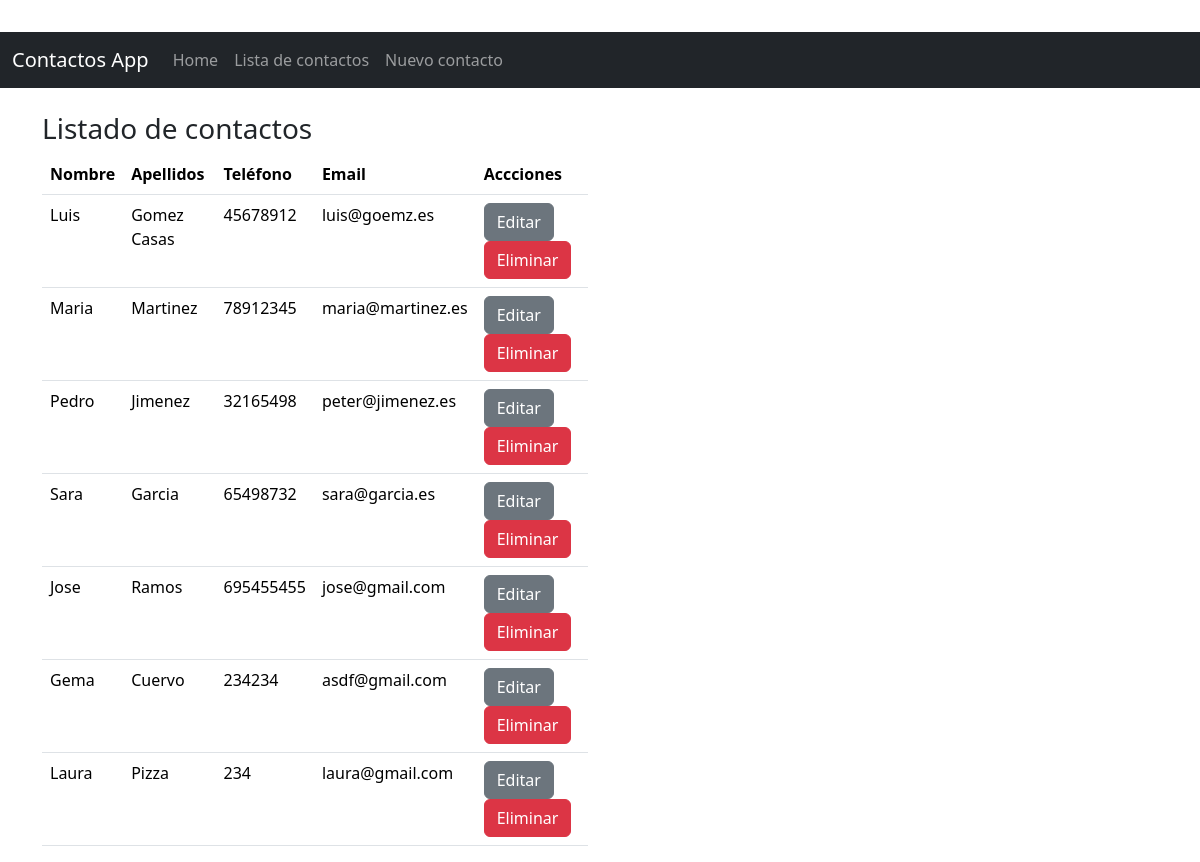
The app's page /listar/ with its own data.
### agenda/models.py (models this page shows, shortened)
class Contacto(models.Model):
    nombre = models.CharField(max_length=50, unique=True)
    apellidos = models.CharField(max_length=50)
    telefono = models.CharField(max_length=9)
    email = models.EmailField()
    direccion = models.TextField(max_length=100)
    localidad = models.CharField(max_length=50)
    class Meta:
        db_table = "contacto"

### agenda/views.py (the view)
# urls.py: path('listar/', view=views.ListaContactosView.as_view(), name='listar_contactos'),
class ListaContactosView(ListView):
    model = Contacto
    template_name = 'listar_contactos.html'
    context_object_name = 'contactos'

### agenda/templates/listar_contactos.html (shortened to what this page needs)
{% extends 'base.html' %}
{% block content %}
    <div class="container">
        <div class="row">
            <div class="col-md-6">
                <br>
                <h3>Listado de contactos</h3>
                <table class="table">
                    <tr>
                        <th>Nombre</th>
                        <th>Apellidos</th>
                        <th>Teléfono</th>
                        <th>Email</th>
                        <th>Accciones</th>
                    </tr>
                        {% for contacto in contactos %}
                            <tr>
                                <td>{{ contacto.nombre }}</td>
                                <td>{{ contacto.apellidos }}</td>
                                <td>{{ contacto.telefono }}</td>
                                <td>{{ contacto.email }}</td>
                                <td><a href="{% url 'editar_contacto' contacto.id %}" class="btn btn-secondary">Editar</a>
                                <a href="{% url 'eliminar_contacto' contacto.id %}" class="btn btn-danger">Eliminar</a></td>
                            </tr>
                        {% endfor %}
                </table>
            </div>
        </div>
    </div>
{% endblock %}

### agenda/templates/base.html (shortened to what this page needs)
<!DOCTYPE html>
<html>
<head>
    {% load bootstrap5 %}
    {% bootstrap_css %}
</head>
<body>
    <br/>
    <nav class="navbar navbar-expand-lg bg-dark navbar-dark">
      <div class="container-fluid">
        <a class="navbar-brand" href="#">Contactos App</a>
        <div class="collapse navbar-collapse" id="navbarNav">
          <ul class="navbar-nav">
            <li class="nav-item">
              <a class="nav-link" href="{% url 'index' %}">Home</a>
            </li>
            <li class="nav-item">
              <a class="nav-link" href="{% url 'listar_contactos' %}">Lista de contactos</a>
            </li>
            <li class="nav-item">
              <a class="nav-link" href="{% url 'nuevo_contacto' %}">Nuevo contacto</a>
            </li>
            </ul>
        </div>
      </div>
    </nav>
    {% block content %}
    {% endblock %}
</body>

### records on screen
Contacto: nombre "Luis", apellidos "Gomez Casas", telefono "45678912", email "luis@goemz.es"
Contacto: nombre "Maria", apellidos "Martinez", telefono "78912345", email "maria@martinez.es"
Contacto: nombre "Pedro", apellidos "Jimenez", telefono "32165498", email "peter@jimenez.es"
Contacto: nombre "Sara", apellidos "Garcia", telefono "65498732", email "sara@garcia.es"
Contacto: nombre "Jose", apellidos "Ramos", telefono "695455455", email "jose@gmail.com"
Contacto: nombre "Gema", apellidos "Cuervo", telefono "234234", email "asdf@gmail.com"
Contacto: nombre "Laura", apellidos "Pizza", telefono "234", email "laura@gmail.com"
